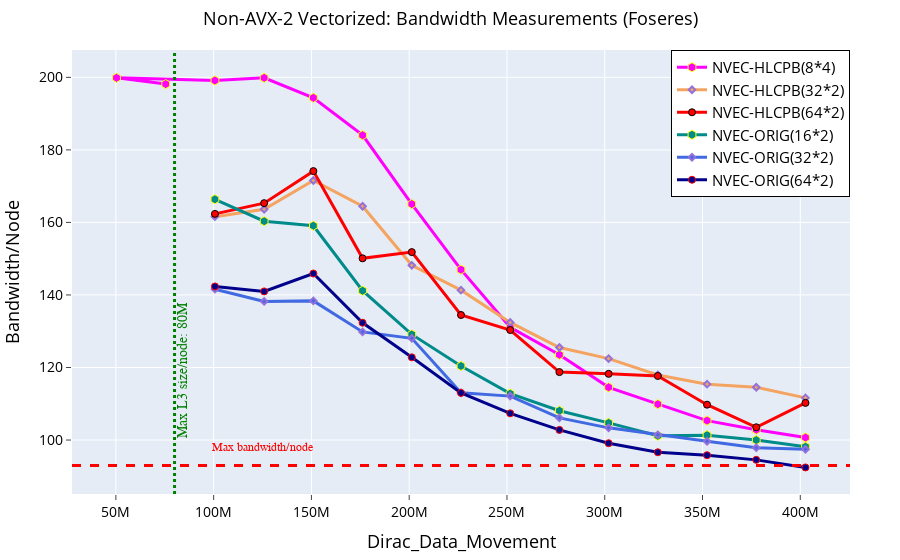

Write notebook code for a chart like this one.
### Code cell
fig = go.Figure() 

# MACRO Fused Case
fig.add_trace(go.Scatter(x=(dfn1MacFusNonProb_8mpi_4omp.Dirc_Data_Mov*(dfn1MacFusNonProb_8mpi_4omp.MPI_size)), 
                         y=(dfn1MacFusNonProb_8mpi_4omp.BAND*(dfn1MacFusNonProb_8mpi_4omp.MPI_size)), 
                         mode='lines+markers', 
                         name='NVEC-HLCPB(8*4)',
                         line=dict(color='magenta',width=3),
                         marker=dict(symbol='hexagon',size=9, line=dict(color='yellow',width=1))))

fig.add_trace(go.Scatter(x=(dfn2MacFusNonProb_32mpi_2omp.Dirc_Data_Mov*(dfn2MacFusNonProb_32mpi_2omp.MPI_size/2)), 
                         y=(dfn2MacFusNonProb_32mpi_2omp.BAND*(dfn2MacFusNonProb_32mpi_2omp.MPI_size/2)), 
                         mode='lines+markers', 
                         name='NVEC-HLCPB(32*2)',
                         line=dict(color='sandybrown',width=3),
                         marker=dict(symbol='diamond',size=5,line=dict(color='MediumPurple',width=2))))

fig.add_trace(go.Scatter(x=(dfn4MacFusnonProb_64mpi_2omp.Dirc_Data_Mov*(dfn4MacFusnonProb_64mpi_2omp.MPI_size/4)), 
                         y=(dfn4MacFusnonProb_64mpi_2omp.BAND*(dfn4MacFusnonProb_64mpi_2omp.MPI_size/4)), 
                         mode='lines+markers', 
                         name='NVEC-HLCPB(64*2)',
                         line=dict(color='red',width=3),
                         marker=dict(symbol='circle',size=7, line=dict(color='black',width=1))))


# MACRO Non_fused Case
fig.add_trace(go.Scatter(x=(dfn1MacNonFusNonProb_16mpi_2omp.Dirc_Data_Mov*(dfn1MacNonFusNonProb_16mpi_2omp.MPI_size)), 
                         y=(dfn1MacNonFusNonProb_16mpi_2omp.BAND*(dfn1MacNonFusNonProb_16mpi_2omp.MPI_size)), 
                         mode='lines+markers', 
                         name='NVEC-ORIG(16*2)',
                         line=dict(color='darkcyan',width=3),
                         marker=dict(symbol='hexagon',size=9, line=dict(color='yellow',width=1))))

fig.add_trace(go.Scatter(x=(dfn2MacNonFusNonProb_32mpi_2omp.Dirc_Data_Mov*(dfn2MacNonFusNonProb_32mpi_2omp.MPI_size/2)), 
                         y=(dfn2MacNonFusNonProb_32mpi_2omp.BAND*(dfn2MacNonFusNonProb_32mpi_2omp.MPI_size/2)), 
                         mode='lines+markers', 
                         name='NVEC-ORIG(32*2)',
                         line=dict(color='royalblue',width=3),
                         marker=dict(symbol='diamond',size=5,line=dict(color='MediumPurple',width=2))))

fig.add_trace(go.Scatter(x=(dfn4MacNonFusNonProb_64mpi_2omp.Dirc_Data_Mov*(dfn4MacNonFusNonProb_64mpi_2omp.MPI_size/4)), 
                         y=(dfn4MacNonFusNonProb_64mpi_2omp.BAND*(dfn4MacNonFusNonProb_64mpi_2omp.MPI_size/4)), 
                         mode='lines+markers', 
                         name='NVEC-ORIG(64*2)',
                         line=dict(color='darkblue',width=3),
                         marker=dict(symbol='circle',size=7, line=dict(color='red',width=1))))


# Adding vertical and horizontal lines 
fig.add_vline(x=80e6, line_width=3, line_dash="dot", line_color="green")
fig.add_hline(y=93, line_width=3, line_dash="dash", line_color="red")


fig.add_annotation(
    x=80e6,
    y=100,
    text='Max L3 size/node: 80M',
    xanchor='left',  # Anchor the text to the left side of the annotation point
    yanchor='bottom',
    showarrow=False,
    arrowhead=1,
    arrowsize=1,
    arrowwidth=2,
    arrowcolor="#636363",
    ax=-60,  # Move the text 60 units to the left
    ay=-30,
    font=dict(size=14, color="green", family="Sans Serif"),
    align="left",
    textangle=-90,  # Rotate the text 90 degrees counter-clockwise
)


fig.add_annotation(
    x='125e6'
    , y=96
    , text=f'Max bandwidth/node'
    , yanchor='bottom'
    , showarrow=False
    , arrowhead=1
    , arrowsize=1
    , arrowwidth=2
    , arrowcolor="#636363"
    , ax=-20
    , ay=-30
    , font=dict(size=12, color="red", family="Sans Serif")
    , align="left"
    ,)



fig.update_layout(
    title=dict(text='Non-AVX-2 Vectorized: Bandwidth Measurements (Foseres)',
               font=dict(color="black", size=18), x=0.5),  # Set title text color to black
    xaxis_title=dict(text='Dirac_Data_Movement', font=dict(color="black", size=18)), 
    yaxis_title=dict(text='Bandwidth/Node', font=dict(color="black", size=18)), 
    xaxis=dict(ticks="outside", tickfont=dict(color="black", size=14)),  # Set font color for x-axis ticks
    yaxis=dict(ticks="outside", tickfont=dict(color="black", size=14)),  # Set font color for y-axis ticks
    legend=go.layout.Legend(bordercolor="black", borderwidth=1, x=1, xanchor="right", y=1, yanchor="top",
                            font=dict(color="black", size=15)),  # Set legend text color to black
    margin=dict(l=50, r=50, t=50, b=50)  # Adjust the left and right margins
)

### Figure 1 — Plotly figure (JSON) as saved in the notebook; plotly's stock layout.template omitted (floating-point values rounded to 4 significant figures)
{"data": [{"line": {"color": "magenta", "width": 3}, "marker": {"line": {"color": "yellow", "width": 1}, "size": 9, "symbol": "hexagon"}, "mode": "lines+markers", "name": "NVEC-HLCPB(8*4)", "type": "scatter", "x": [75497472, 50331648, 100663296, 125829120, 150994944, 176160768, 201326592, 226492416, 251658240, 276824064, 301989888, 327155712, 352321536, 377487360, 402653184], "y": [198.1, 199.9, 199.1, 199.9, 194.3, 184.1, 165.1, 147.0, 131.1, 123.5, 114.5, 109.9, 105.4, 102.9, 100.7]}, {"line": {"color": "sandybrown", "width": 3}, "marker": {"line": {"color": "MediumPurple", "width": 2}, "size": 5, "symbol": "diamond"}, "mode": "lines+markers", "name": "NVEC-HLCPB(32*2)", "type": "scatter", "x": [100663296, 125829120, 150994944, 176160768, 201326592, 226492416, 251658240, 276824064, 301989888, 327155712, 352321536, 377487360, 402653184], "y": [161.6, 163.6, 171.6, 164.5, 148.2, 141.3, 132.4, 125.5, 122.4, 118.0, 115.4, 114.6, 111.6]}, {"line": {"color": "red", "width": 3}, "marker": {"line": {"color": "black", "width": 1}, "size": 7, "symbol": "circle"}, "mode": "lines+markers", "name": "NVEC-HLCPB(64*2)", "type": "scatter", "x": [100663296, 125829120, 150994944, 176160768, 201326592, 226492416, 251658240, 276824064, 301989888, 327155712, 352321536, 377487360, 402653184], "y": [162.4, 165.3, 174.1, 150.1, 151.8, 134.5, 130.3, 118.7, 118.2, 117.7, 109.7, 103.5, 110.2]}, {"line": {"color": "darkcyan", "width": 3}, "marker": {"line": {"color": "yellow", "width": 1}, "size": 9, "symbol": "hexagon"}, "mode": "lines+markers", "name": "NVEC-ORIG(16*2)", "type": "scatter", "x": [100663296, 125829120, 150994944, 176160768, 201326592, 226492416, 251658240, 276824064, 301989888, 327155712, 352321536, 377487360, 402653184], "y": [166.4, 160.3, 159.1, 141.2, 129.1, 120.4, 112.8, 108.1, 104.7, 101.2, 101.3, 99.98, 98.16]}, {"line": {"color": "royalblue", "width": 3}, "marker": {"line": {"color": "MediumPurple", "width": 2}, "size": 5, "symbol": "diamond"}, "mode": "lines+markers", "name": "NVEC-ORIG(32*2)", "type": "scatter", "x": [100663296, 125829120, 150994944, 176160768, 201326592, 226492416, 251658240, 276824064, 301989888, 327155712, 352321536, 377487360, 402653184], "y": [141.6, 138.2, 138.4, 129.8, 128.0, 113.0, 112.1, 106.1, 103.4, 101.4, 99.67, 97.89, 97.45]}, {"line": {"color": "darkblue", "width": 3}, "marker": {"line": {"color": "red", "width": 1}, "size": 7, "symbol": "circle"}, "mode": "lines+markers", "name": "NVEC-ORIG(64*2)", "type": "scatter", "x": [100663296, 125829120, 150994944, 176160768, 201326592, 226492416, 251658240, 276824064, 301989888, 327155712, 352321536, 377487360, 402653184], "y": [142.4, 141.0, 145.9, 132.3, 122.8, 113.0, 107.4, 102.8, 99.13, 96.63, 95.82, 94.53, 92.45]}], "layout": {"annotations": [{"align": "left", "arrowcolor": "#636363", "arrowhead": 1, "arrowsize": 1, "arrowwidth": 2, "ax": -60, "ay": -30, "font": {"color": "green", "family": "Sans Serif", "size": 14}, "showarrow": false, "text": "Max L3 size/node: 80M", "textangle": -90, "x": 80000000, "xanchor": "left", "y": 100, "yanchor": "bottom"}, {"align": "left", "arrowcolor": "#636363", "arrowhead": 1, "arrowsize": 1, "arrowwidth": 2, "ax": -20, "ay": -30, "font": {"color": "red", "family": "Sans Serif", "size": 12}, "showarrow": false, "text": "Max bandwidth/node", "x": "125e6", "y": 96, "yanchor": "bottom"}], "legend": {"bordercolor": "black", "borderwidth": 1, "font": {"color": "black", "size": 15}, "x": 1, "xanchor": "right", "y": 1, "yanchor": "top"}, "margin": {"b": 50, "l": 50, "r": 50, "t": 50}, "shapes": [{"line": {"color": "green", "dash": "dot", "width": 3}, "type": "line", "x0": 80000000, "x1": 80000000, "xref": "x", "y0": 0, "y1": 1, "yref": "y domain"}, {"line": {"color": "red", "dash": "dash", "width": 3}, "type": "line", "x0": 0, "x1": 1, "xref": "x domain", "y0": 93, "y1": 93, "yref": "y"}], "title": {"font": {"color": "black", "size": 18}, "text": "Non-AVX-2 Vectorized: Bandwidth Measurements (Foseres)", "x": 0.5}, "xaxis": {"tickfont": {"color": "black", "size": 14}, "ticks": "outside", "title": {"font": {"color": "black", "size": 18}, "text": "Dirac_Data_Movement"}}, "yaxis": {"tickfont": {"color": "black", "size": 14}, "ticks": "outside", "title": {"font": {"color": "black", "size": 18}, "text": "Bandwidth/Node"}}}}
